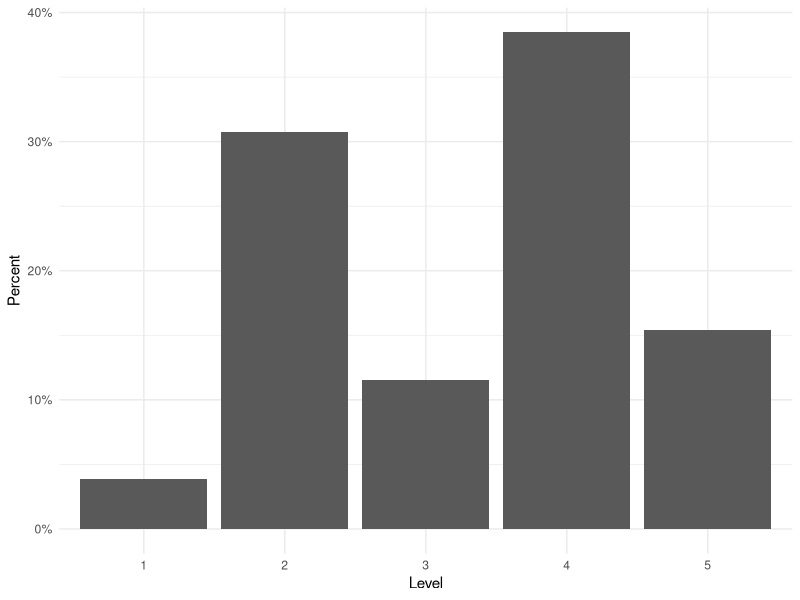

This figure's R source:
## ---- chunk 1
library(tidyverse)
portfolio_levels <- tibble()
names(portfolio_levels) <- c("Objective", "Level")
## ---- chunk 2
## Fill in the line below with your self-assigned level for this objective.
my_level <- 5

portfolio_levels <- portfolio_levels %>%
  bind_rows(c(Objective = "IL-1", 
              Level = my_level))
## ---- chunk 3
## Fill in the line below with your self-assigned level for this objective.
my_level <- 5

portfolio_levels <- portfolio_levels %>%
  bind_rows(c(Objective = "IL-2", 
              Level = my_level))
## ---- chunk 4
## Fill in the line below with your self-assigned level for this objective.
my_level <- 4

portfolio_levels <- portfolio_levels %>%
  bind_rows(c(Objective = "RW-1", 
              Level = my_level))
## ---- chunk 5
## Fill in the line below with your self-assigned level for this objective.
my_level <- 4

portfolio_levels <- portfolio_levels %>%
  bind_rows(c(Objective = "RW-2", 
              Level = my_level))
## ---- chunk 6
## Fill in the line below with your self-assigned level for this objective.
my_level <- 4

portfolio_levels <- portfolio_levels %>%
  bind_rows(c(Objective = "RW-3", 
              Level = my_level))
## ---- chunk 7
## Fill in the line below with your self-assigned level for this objective.
my_level <- 3

portfolio_levels <- portfolio_levels %>%
  bind_rows(c(Objective = "TC-1", 
              Level = my_level))
## ---- chunk 8
## Fill in the line below with your self-assigned level for this objective.
my_level <- 4

portfolio_levels <- portfolio_levels %>%
  bind_rows(c(Objective = "TC-2", 
              Level = my_level))
## ---- chunk 9
## Fill in the line below with your self-assigned level for this objective.
my_level <- 4

portfolio_levels <- portfolio_levels %>%
  bind_rows(c(Objective = "DM-1", 
              Level = my_level))
## ---- chunk 10
## Fill in the line below with your self-assigned level for this objective.
my_level <- 4

portfolio_levels <- portfolio_levels %>%
  bind_rows(c(Objective = "DM-2", 
              Level = my_level))
## ---- chunk 11
## Fill in the line below with your self-assigned level for this objective.
my_level <- 3

portfolio_levels <- portfolio_levels %>%
  bind_rows(c(Objective = "DM-3", 
              Level = my_level))
## ---- chunk 12
## Fill in the line below with your self-assigned level for this objective.
my_level <- 4

portfolio_levels <- portfolio_levels %>%
  bind_rows(c(Objective = "PV-1", 
              Level = my_level))
## ---- chunk 13
## Fill in the line below with your self-assigned level for this objective.
my_level <- 4

portfolio_levels <- portfolio_levels %>%
  bind_rows(c(Objective = "PV-2", 
              Level = my_level))
## ---- chunk 14
## Fill in the line below with your self-assigned level for this objective.
my_level <- 4

portfolio_levels <- portfolio_levels %>%
  bind_rows(c(Objective = "PV-3", 
              Level = my_level))
## ---- chunk 15
## Fill in the line below with your self-assigned level for this objective.
my_level <- 5

portfolio_levels <- portfolio_levels %>%
  bind_rows(c(Objective = "PV-4", 
              Level = my_level))
## ---- chunk 16
## Fill in the line below with your self-assigned level for this objective.
my_level <- 2

portfolio_levels <- portfolio_levels %>%
  bind_rows(c(Objective = "SD-1", 
              Level = my_level))
## ---- chunk 17
## Fill in the line below with your self-assigned level for this objective.
my_level <- 4

portfolio_levels <- portfolio_levels %>%
  bind_rows(c(Objective = "SD-2", 
              Level = my_level))
## ---- chunk 18
## Fill in the line below with your self-assigned level for this objective.
my_level <- 2

portfolio_levels <- portfolio_levels %>%
  bind_rows(c(Objective = "MO-1", 
              Level = my_level))
## ---- chunk 19
## Fill in the line below with your self-assigned level for this objective.
my_level <- 2

portfolio_levels <- portfolio_levels %>%
  bind_rows(c(Objective = "MO-2", 
              Level = my_level))
## ---- chunk 20
## Fill in the line below with your self-assigned level for this objective.
my_level <- 2

portfolio_levels <- portfolio_levels %>%
  bind_rows(c(Objective = "AI-1", 
              Level = my_level))
## ---- chunk 21
## Fill in the line below with your self-assigned level for this objective.
my_level <- 2

portfolio_levels <- portfolio_levels %>%
  bind_rows(c(Objective = "AI-2", 
              Level = my_level))
## ---- chunk 22
## Fill in the line below with your self-assigned level for this objective.
my_level <- 3

portfolio_levels <- portfolio_levels %>%
  bind_rows(c(Objective = "AI-3", 
              Level = my_level))
## ---- chunk 23
## Fill in the line below with your self-assigned level for this objective.
my_level <- 1

portfolio_levels <- portfolio_levels %>%
  bind_rows(c(Objective = "AI-4", 
              Level = my_level))
## ---- chunk 24
## Fill in the line below with your self-assigned level for this objective.
my_level <- 2

portfolio_levels <- portfolio_levels %>%
  bind_rows(c(Objective = "CD-1", 
              Level = my_level))
## ---- chunk 25
## Fill in the line below with your self-assigned level for this objective.
my_level <- 2

portfolio_levels <- portfolio_levels %>%
  bind_rows(c(Objective = "CD-2", 
              Level = my_level))
## ---- chunk 26
## Fill in the line below with your self-assigned level for this objective.
my_level <- 5

portfolio_levels <- portfolio_levels %>%
  bind_rows(c(Objective = "CD-3", 
              Level = my_level))
## ---- chunk 27
## Fill in the line below with your self-assigned level for this objective.
my_level <- 2

portfolio_levels <- portfolio_levels %>%
  bind_rows(c(Objective = "CD-4", 
              Level = my_level))
## ---- chunk 28
portfolio_levels %>%
  mutate(
    Category = str_extract(Objective, "[A-Z]{2}"),
    Level = factor(Level)
  ) %>%
  ggplot(aes(x = Level, y = (..count..)/sum(..count..))) +
  geom_bar() +
  labs(x = "Level",
       y = "Percent") +
  theme_minimal() +
  scale_y_continuous(labels=scales::percent)
